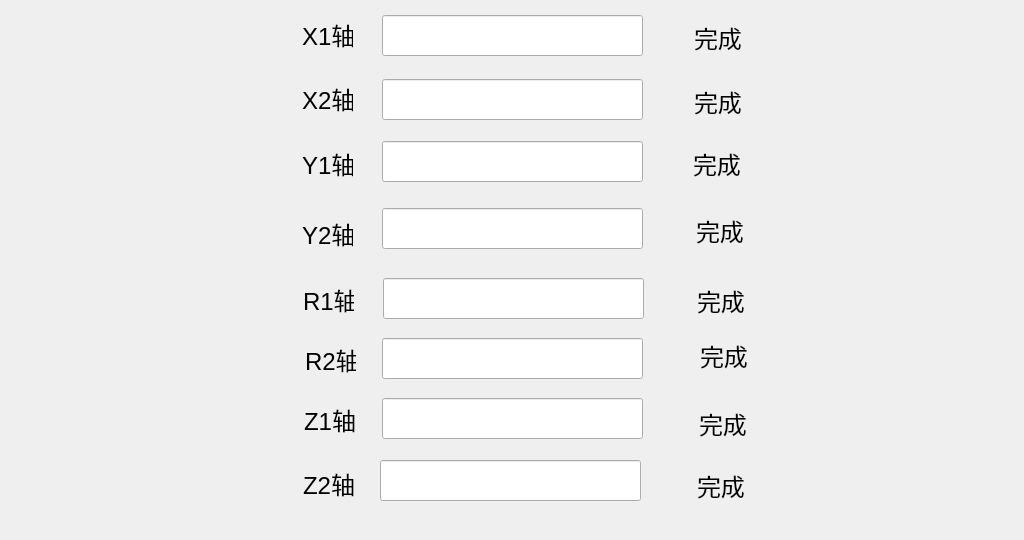
<?xml version="1.0" encoding="UTF-8"?>
<ui version="4.0">
 <class>HomingMode</class>
 <widget class="QDialog" name="HomingMode">
  <property name="geometry">
   <rect>
    <x>0</x>
    <y>0</y>
    <width>1024</width>
    <height>540</height>
   </rect>
  </property>
  <property name="windowTitle">
   <string>Dialog</string>
  </property>
  <widget class="QStackedWidget" name="stackedWidget">
   <property name="geometry">
    <rect>
     <x>0</x>
     <y>0</y>
     <width>1021</width>
     <height>531</height>
    </rect>
   </property>
   <property name="currentIndex">
    <number>0</number>
   </property>
   <widget class="QWidget" name="page_6">
    <widget class="QLabel" name="label_55">
     <property name="geometry">
      <rect>
       <x>302</x>
       <y>83</y>
       <width>51</width>
       <height>31</height>
      </rect>
     </property>
     <property name="font">
      <font>
       <pointsize>18</pointsize>
      </font>
     </property>
     <property name="text">
      <string>X2轴</string>
     </property>
    </widget>
    <widget class="QLabel" name="label_56">
     <property name="geometry">
      <rect>
       <x>699</x>
       <y>408</y>
       <width>81</width>
       <height>30</height>
      </rect>
     </property>
     <property name="font">
      <font>
       <pointsize>18</pointsize>
      </font>
     </property>
     <property name="text">
      <string>完成</string>
     </property>
    </widget>
    <widget class="QLabel" name="label_57">
     <property name="geometry">
      <rect>
       <x>304</x>
       <y>404</y>
       <width>51</width>
       <height>31</height>
      </rect>
     </property>
     <property name="font">
      <font>
       <pointsize>18</pointsize>
      </font>
     </property>
     <property name="text">
      <string>Z1轴</string>
     </property>
    </widget>
    <widget class="QLineEdit" name="lineEdit_Y2">
     <property name="geometry">
      <rect>
       <x>382</x>
       <y>208</y>
       <width>261</width>
       <height>41</height>
      </rect>
     </property>
    </widget>
    <widget class="QLabel" name="label_58">
     <property name="geometry">
      <rect>
       <x>305</x>
       <y>344</y>
       <width>51</width>
       <height>31</height>
      </rect>
     </property>
     <property name="font">
      <font>
       <pointsize>18</pointsize>
      </font>
     </property>
     <property name="text">
      <string>R2轴</string>
     </property>
    </widget>
    <widget class="QLineEdit" name="lineEdit_X1">
     <property name="geometry">
      <rect>
       <x>382</x>
       <y>15</y>
       <width>261</width>
       <height>41</height>
      </rect>
     </property>
    </widget>
    <widget class="QLineEdit" name="lineEdit_Z1">
     <property name="geometry">
      <rect>
       <x>382</x>
       <y>398</y>
       <width>261</width>
       <height>41</height>
      </rect>
     </property>
    </widget>
    <widget class="QLabel" name="label_59">
     <property name="geometry">
      <rect>
       <x>693</x>
       <y>148</y>
       <width>81</width>
       <height>31</height>
      </rect>
     </property>
     <property name="font">
      <font>
       <pointsize>18</pointsize>
      </font>
     </property>
     <property name="text">
      <string>完成</string>
     </property>
    </widget>
    <widget class="QLabel" name="label_60">
     <property name="geometry">
      <rect>
       <x>696</x>
       <y>215</y>
       <width>81</width>
       <height>31</height>
      </rect>
     </property>
     <property name="font">
      <font>
       <pointsize>18</pointsize>
      </font>
     </property>
     <property name="text">
      <string>完成</string>
     </property>
    </widget>
    <widget class="QLabel" name="label_61">
     <property name="geometry">
      <rect>
       <x>694</x>
       <y>22</y>
       <width>81</width>
       <height>31</height>
      </rect>
     </property>
     <property name="font">
      <font>
       <pointsize>18</pointsize>
      </font>
     </property>
     <property name="text">
      <string>完成</string>
     </property>
    </widget>
    <widget class="QLabel" name="label_62">
     <property name="geometry">
      <rect>
       <x>303</x>
       <y>284</y>
       <width>51</width>
       <height>31</height>
      </rect>
     </property>
     <property name="font">
      <font>
       <pointsize>18</pointsize>
      </font>
     </property>
     <property name="text">
      <string>R1轴</string>
     </property>
    </widget>
    <widget class="QLineEdit" name="lineEdit_Y1">
     <property name="geometry">
      <rect>
       <x>382</x>
       <y>141</y>
       <width>261</width>
       <height>41</height>
      </rect>
     </property>
    </widget>
    <widget class="QLabel" name="label_63">
     <property name="geometry">
      <rect>
       <x>694</x>
       <y>86</y>
       <width>81</width>
       <height>31</height>
      </rect>
     </property>
     <property name="font">
      <font>
       <pointsize>18</pointsize>
      </font>
     </property>
     <property name="text">
      <string>完成</string>
     </property>
    </widget>
    <widget class="QLabel" name="label_64">
     <property name="geometry">
      <rect>
       <x>302</x>
       <y>218</y>
       <width>51</width>
       <height>31</height>
      </rect>
     </property>
     <property name="font">
      <font>
       <pointsize>18</pointsize>
      </font>
     </property>
     <property name="text">
      <string>Y2轴</string>
     </property>
    </widget>
    <widget class="QLineEdit" name="lineEdit_R2">
     <property name="geometry">
      <rect>
       <x>382</x>
       <y>338</y>
       <width>261</width>
       <height>41</height>
      </rect>
     </property>
    </widget>
    <widget class="QLineEdit" name="lineEdit_R1">
     <property name="geometry">
      <rect>
       <x>383</x>
       <y>278</y>
       <width>261</width>
       <height>41</height>
      </rect>
     </property>
    </widget>
    <widget class="QLabel" name="label_65">
     <property name="geometry">
      <rect>
       <x>697</x>
       <y>285</y>
       <width>81</width>
       <height>31</height>
      </rect>
     </property>
     <property name="font">
      <font>
       <pointsize>18</pointsize>
      </font>
     </property>
     <property name="text">
      <string>完成</string>
     </property>
    </widget>
    <widget class="QLineEdit" name="lineEdit_X2">
     <property name="geometry">
      <rect>
       <x>382</x>
       <y>79</y>
       <width>261</width>
       <height>41</height>
      </rect>
     </property>
    </widget>
    <widget class="QLabel" name="label_66">
     <property name="geometry">
      <rect>
       <x>302</x>
       <y>148</y>
       <width>51</width>
       <height>31</height>
      </rect>
     </property>
     <property name="font">
      <font>
       <pointsize>18</pointsize>
      </font>
     </property>
     <property name="text">
      <string>Y1轴</string>
     </property>
    </widget>
    <widget class="QLabel" name="label_67">
     <property name="geometry">
      <rect>
       <x>302</x>
       <y>19</y>
       <width>51</width>
       <height>31</height>
      </rect>
     </property>
     <property name="font">
      <font>
       <pointsize>18</pointsize>
      </font>
     </property>
     <property name="text">
      <string>X1轴</string>
     </property>
    </widget>
    <widget class="QLabel" name="label_68">
     <property name="geometry">
      <rect>
       <x>700</x>
       <y>340</y>
       <width>70</width>
       <height>31</height>
      </rect>
     </property>
     <property name="font">
      <font>
       <pointsize>18</pointsize>
      </font>
     </property>
     <property name="text">
      <string>完成</string>
     </property>
    </widget>
    <widget class="QLabel" name="label_69">
     <property name="geometry">
      <rect>
       <x>697</x>
       <y>470</y>
       <width>81</width>
       <height>30</height>
      </rect>
     </property>
     <property name="font">
      <font>
       <pointsize>18</pointsize>
      </font>
     </property>
     <property name="text">
      <string>完成</string>
     </property>
    </widget>
    <widget class="QLineEdit" name="lineEdit_Z2">
     <property name="geometry">
      <rect>
       <x>380</x>
       <y>460</y>
       <width>261</width>
       <height>41</height>
      </rect>
     </property>
    </widget>
    <widget class="QLabel" name="label_70">
     <property name="geometry">
      <rect>
       <x>303</x>
       <y>468</y>
       <width>51</width>
       <height>31</height>
      </rect>
     </property>
     <property name="font">
      <font>
       <pointsize>18</pointsize>
      </font>
     </property>
     <property name="text">
      <string>Z2轴</string>
     </property>
    </widget>
   </widget>
  </widget>
 </widget>
 <resources/>
 <connections/>
</ui>
